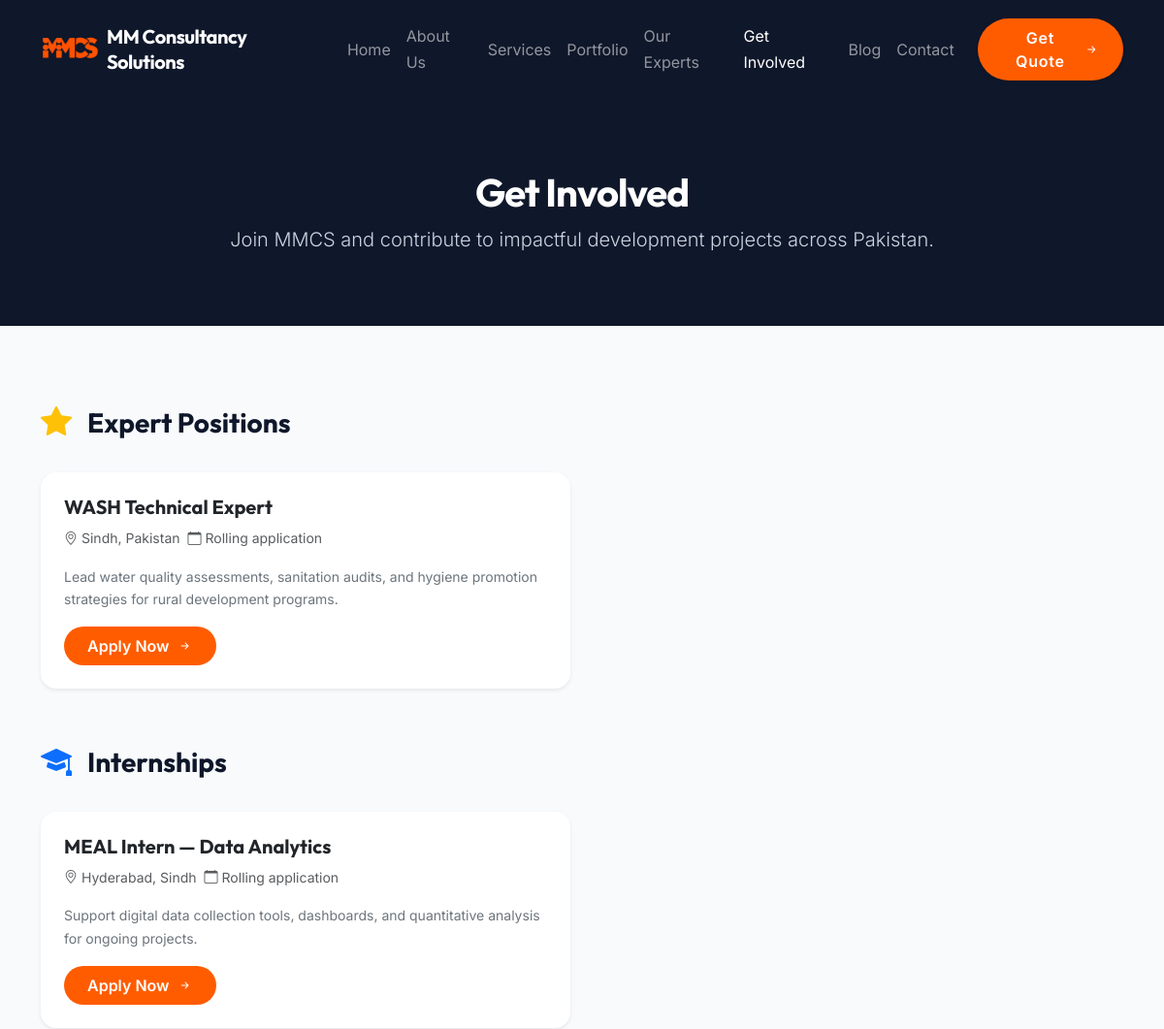
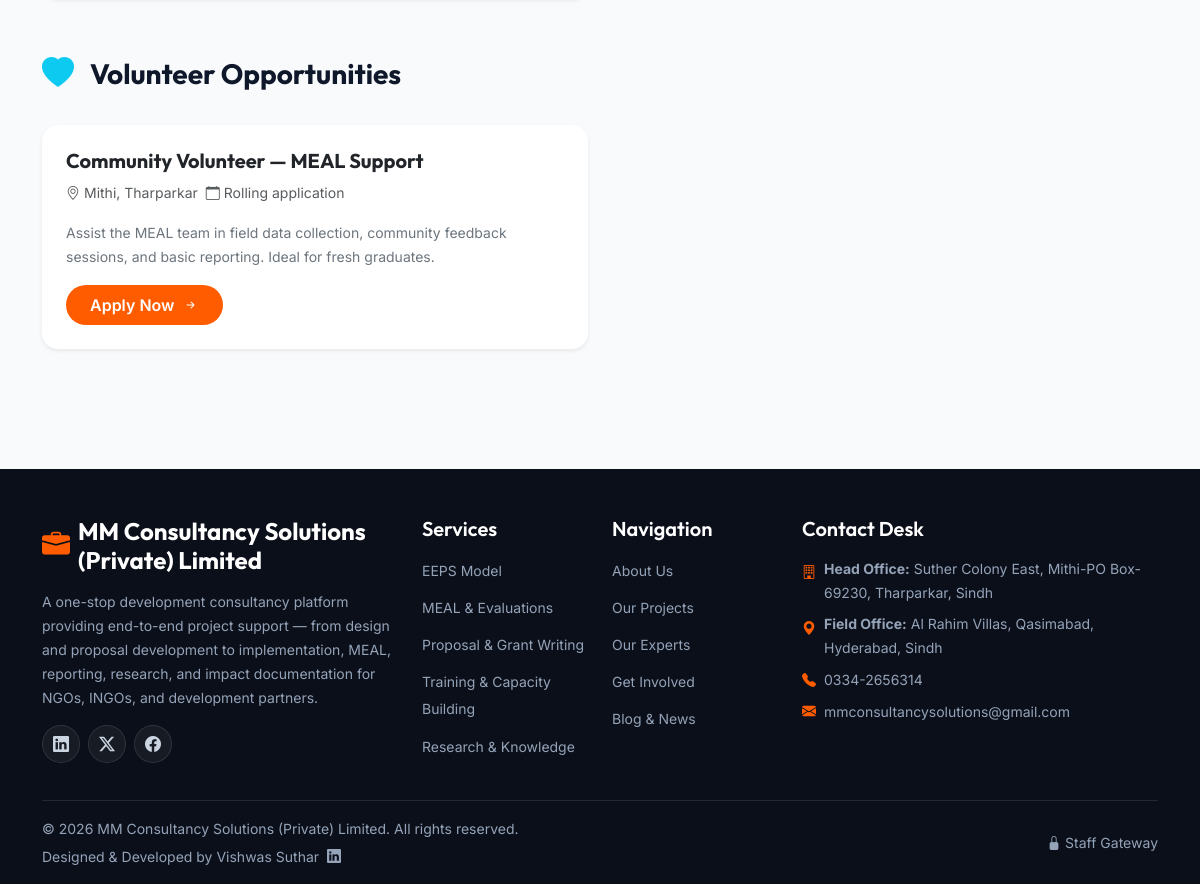
The app's page /get-involved.php with its own data (2 pictures, top to bottom).
### tables this page shows
CREATE TABLE IF NOT EXISTS `opportunities` (
  `id` INT AUTO_INCREMENT PRIMARY KEY,
  `title` VARCHAR(255) NOT NULL,
  `type` VARCHAR(50) NOT NULL COMMENT 'volunteer, intern, expert',
  `description` TEXT NOT NULL,
  `requirements` TEXT DEFAULT NULL,
  `location` VARCHAR(255) DEFAULT NULL,
  `deadline` DATE DEFAULT NULL,
  `status` VARCHAR(20) DEFAULT 'open' COMMENT 'open, closed',
  `created_at` TIMESTAMP DEFAULT CURRENT_TIMESTAMP
);

### includes/functions.php (called while the page is built, shortened)
<?php
function escape($string) {
    return htmlspecialchars($string ?? '', ENT_QUOTES, 'UTF-8');
}

### public/get-involved.php (the view, shortened to what this page needs)
<?php
require_once dirname(__DIR__) . '/includes/header.php';
$opportunities = [];
try {
    $stmt = $pdo->prepare("SELECT * FROM `opportunities` WHERE `status` = 'open' AND (`deadline` IS NULL OR `deadline` >= CURDATE()) ORDER BY FIELD(`type`, 'expert', 'intern', 'volunteer'), `created_at` DESC");
    $stmt->execute();
    $opportunities = $stmt->fetchAll();
} catch (PDOException $e) {
}
$grouped = ['expert' => [], 'intern' => [], 'volunteer' => []];
foreach ($opportunities as $o) {
    $grouped[$o['type']][] = $o;
}
?>
<section class="py-5 bg-navy text-white text-center">
    <div class="container py-4">
        <h1 class="font-outfit text-white tracking-tight fw-bold mb-2">Get Involved</h1>
        <p class="text-gray lead mb-0">Join MMCS and contribute to impactful development projects across Pakistan.</p>
    </div>
</section>
<section class="py-5 bg-gray-soft">
    <div class="container py-4">
        <?php if (empty($opportunities)): ?>
            <div class="text-center py-5 text-muted">
                <i class="bi bi-clock-history fs-1 mb-3 d-block"></i>
                <h4 class="font-outfit">No Open Opportunities Right Now</h4>
                <p class="mb-0">We currently have no open positions. Please check back later or follow us on social media for updates.</p>
            </div>
        <?php else: ?>
            <?php foreach (['expert' => 'Expert Positions', 'intern' => 'Internships', 'volunteer' => 'Volunteer Opportunities'] as $type_key => $type_label): ?>
                <?php if (!empty($grouped[$type_key])): ?>
                    <div class="mb-5">
                        <div class="d-flex align-items-center gap-3 mb-4">
                            <?php
                            $icons = ['expert' => 'bi-star-fill text-warning', 'intern' => 'bi-mortarboard-fill text-primary', 'volunteer' => 'bi-heart-fill text-info'];
                            ?>
                            <i class="bi <?php echo $icons[$type_key]; ?> fs-2"></i>
                            <h3 class="font-outfit fw-bold mb-0"><?php echo $type_label; ?></h3>
                        </div>
                        <div class="row g-4">
                            <?php foreach ($grouped[$type_key] as $o): ?>
                                <div class="col-lg-6">
                                    <div class="card border-0 shadow-sm rounded-4 h-100">
                                        <div class="card-body p-4 d-flex flex-column">
                                            <div class="d-flex justify-content-between align-items-start mb-2">
                                                <h5 class="font-outfit fw-bold text-dark mb-0"><?php echo escape($o['title']); ?></h5>
                                            </div>
                                            <div class="d-flex flex-wrap gap-2 mb-3">
                                                <?php if ($o['location']): ?>
                                                    <span class="small text-muted"><i class="bi bi-geo-alt me-1"></i><?php echo escape($o['location']); ?></span>
                                                <?php endif; ?>
                                                <?php if ($o['deadline']): ?>
                                                    <span class="small <?php echo (strtotime($o['deadline']) < strtotime('+7 days')) ? 'text-danger fw-semibold' : 'text-muted'; ?>">
                                                        <i class="bi bi-calendar me-1"></i>Deadline: <?php echo date('M j, Y', strtotime($o['deadline'])); ?>
                                                    </span>
                                                <?php else: ?>
                                                    <span class="small text-muted"><i class="bi bi-calendar me-1"></i>Rolling application</span>
                                                <?php endif; ?>
                                            </div>
                                            <p class="text-secondary small mb-3"><?php echo escape(substr($o['description'], 0, 200)) . (strlen($o['description']) > 200 ? '...' : ''); ?></p>
                                            <div class="mt-auto">
                                                <a href="<?php echo SITE_URL; ?>public/apply.php?id=<?php echo $o['id']; ?>" class="btn btn-orange px-4 py-2 rounded-pill fw-semibold text-white">
                                                    Apply Now <i class="bi bi-arrow-right-short ms-1"></i>
                                                </a>
                                            </div>
                                        </div>
                                    </div>
                                </div>
                            <?php endforeach; ?>
                        </div>
                    </div>
                <?php endif; ?>
            <?php endforeach; ?>
        <?php endif; ?>
    </div>
</section>
<?php
require_once dirname(__DIR__) . '/includes/footer.php';
?>

### assets/css/style.css (style rules this page uses)
:root { --navy-dark: #0f172a; --navy-light: #1e293b; --orange-primary: #FF5C00; --orange-hover: #cc4a00; --text-dark: #0f172a; --text-muted: #64748b; --gray-bg: #f8fafc; --gray-border: #e2e8f0; --navy-raw: 15, 23, 42; --orange-raw: 255, 92, 0; }
body { font-family: 'Inter', sans-serif; color: var(--text-dark); background-color: #ffffff; line-height: 1.7; overflow-x: hidden; }
.font-outfit { font-family: 'Outfit', sans-serif; }
h1, h2, h3, h4, h5, h6 { font-family: 'Outfit', sans-serif; font-weight: 700; color: var(--navy-dark); }
.tracking-tight { letter-spacing: -0.025em; }
.bg-navy { background-color: var(--navy-dark) !important; }
.bg-gray-soft { background-color: var(--gray-bg); }
.text-gray { color: #cbd5e1 !important; }
.btn-orange { background-color: var(--orange-primary); color: #ffffff; border: none; transition: all 0.3s cubic-bezier(0.4, 0, 0.2, 1); }

### records on screen
opportunities: title "WASH Technical Expert", location "Sindh, Pakistan", shows "Rolling application", description "Lead water quality assessments, sanitation audits, and hygiene promotion strategies for rural development programs."
opportunities: title "MEAL Intern — Data Analytics", location "Hyderabad, Sindh", shows "Rolling application", description "Support digital data collection tools, dashboards, and quantitative analysis for ongoing projects."
opportunities: title "Community Volunteer — MEAL Support", location "Mithi, Tharparkar", shows "Rolling application", description "Assist the MEAL team in field data collection, community feedback sessions, and basic reporting. Ideal for fresh graduates."

### other values on screen
$nav_brand "MM Consultancy Solutions"
$type_label "Expert Positions"
$type_label "Internships"
$type_label "Volunteer Opportunities"
$company_name "MM Consultancy Solutions (Private) Limited"
$address "Suther Colony East, Mithi-PO Box-69230, Tharparkar, Sindh"
$field_address "Al Rahim Villas, Qasimabad, Hyderabad, Sindh"
$phone "0334-2656314"
$email "mmconsultancysolutions@gmail.com"
$footer_text "© 2026 MM Consultancy Solutions (Private) Limited. All rights reserved."
